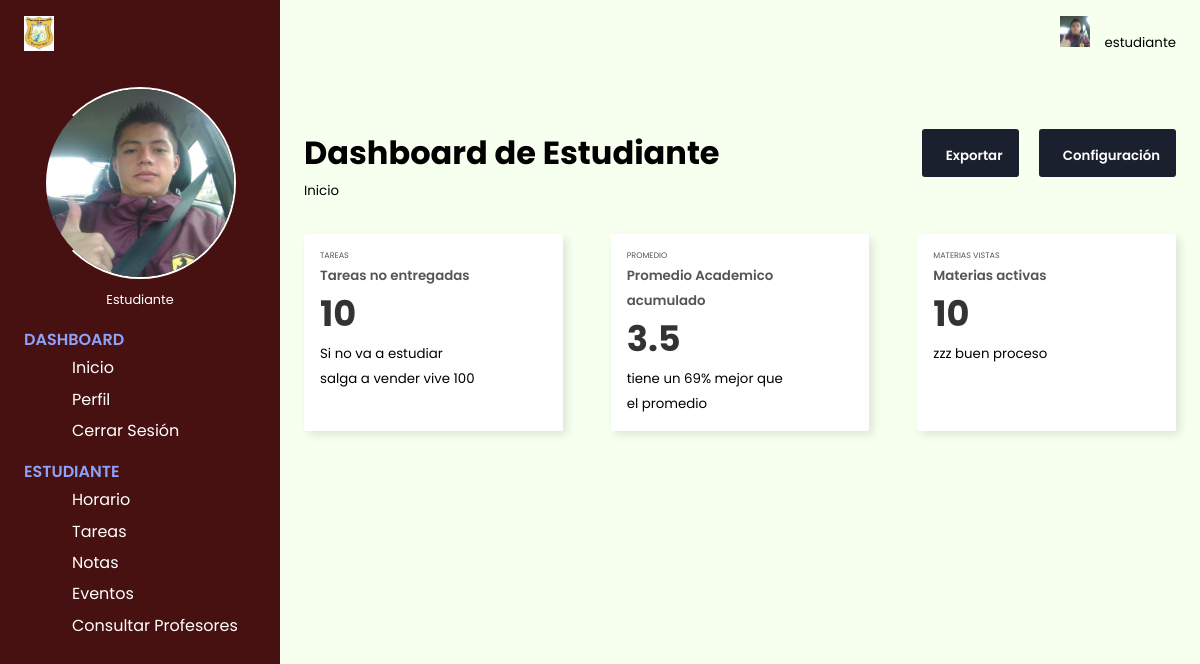
The app's page /logic/estudiante/inicio.php?estudiante=duvan76@gmail.com, older data.
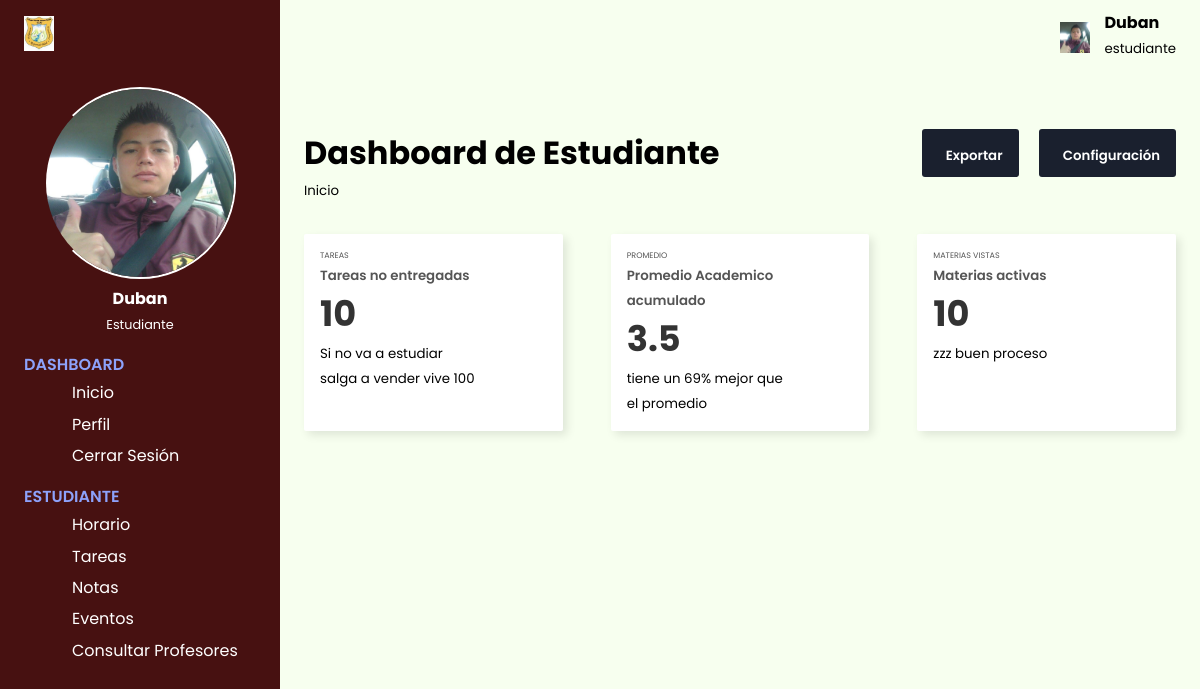
The same page, newer data.
### tables this page shows
CREATE TABLE `estudiante` (
  `id` int(11) NOT NULL,
  `nombre` varchar(50) NOT NULL,
  `profesion` varchar(50) NOT NULL,
  `edad` int(11) NOT NULL,
  `email` varchar(50) NOT NULL,
  `contrasena` varchar(50) NOT NULL,
  `grado` varchar(50) NOT NULL
);

### config/db.php (called while the page is built, shortened)
<?php
    class DataBase{
        function connect(){
            $servername = "localhost";
            $username = "root";
            $password = "";
            $dbname = "colegiosga";
            $url=mysqli_connect($servername,$username,$password) or die("No se pudo conectar a la base de datos" .mysqli_error($url));
            mysqli_select_db($url,$dbname) or die("No se pudo seleccionar a la base de datos" .mysqli_error($url));
            return $url;
        }
    }
?>

### logic/estudiante/crud_e.php (called while the page is built, shortened)
<?php
class Crud_e {
    private $conexion;
    public function __construct($conexion) {
        $this->conexion = $conexion;
    }
    public function obtenerEstudiante($email) {
        $query = "SELECT * FROM estudiante WHERE email ='$email'";
        $result = mysqli_query($this->conexion, $query);
        if (mysqli_num_rows($result) > 0) {
            return mysqli_fetch_assoc($result);
        } else {
            return null;
        }
    }
}
?>

### logic/estudiante/inicio.php (the view, shortened to what the changed rows need)
<?php
include '../../pages/Dashboard/estudianteDs.php';
?>
<!DOCTYPE html>
<html lang="es">
<body>
    <div class="main-content">
        <header>
            <div class="header-icons foto-perfil">
                <div class="info-p">
                    <h4><?php echo $estudiante["nombre"];?></h4>
                    <small>estudiante</small>
                </div>
            </div>
        </header>
        <main>
            <div class="page-header inicio">
                <div>
                    <h1>Dashboard de Estudiante</h1>
                </div>
            </div>
            <div class="cards">
                <div class="card-single">
                    <div class="card-flex">
                        <div class="card-info">
                            <h2>10</h2>
                        </div>
                    </div>
                </div>
                <div class="card-single">
                    <div class="card-flex">
                        <div class="card-info">
                            <h2>3.5</h2>
                        </div>
                    </div>
                </div>
                <div class="card-single">
                    <div class="card-flex">
                        <div class="card-info">
                            <h2>10</h2>
                        </div>
                    </div>
                </div>
            </div>
        </main>
    </div>
</body>
</html>

### pages/Dashboard/estudianteDs.php (shortened to what the changed rows need)
<?php
include("../../logic/estudiante/crud_e.php");
include("../../config/db.php");
$db = new DataBase();
$crud_e = new Crud_e($db->connect());
if (isset($_GET['estudiante'])) {
    $email = urldecode($_GET['estudiante']);
    $estudiante = $crud_e->obtenerEstudiante($email);
}
?>
<!DOCTYPE html>
<html lang="es">
<head>
    <link rel="stylesheet" href="../../css/Edashboard.css">
    <link rel="stylesheet" href="https://cdn.jsdelivr.net/npm/line-awesome/dist/line-awesome/css/line-awesome.min.css">
</head>
<body>
    <div class="sidebar">
        <div class="sidebar-main">
            <div class="sidebar-user">
                <div>
                    <h3><?php echo $estudiante["nombre"]; ?></h3>
                    <span>Estudiante</span>
                </div>
            </div>
        </div>
    </div>
</body>
</html>

Row changes from the older to the newer data that the page shows:
added estudiante: nombre "Duban"
